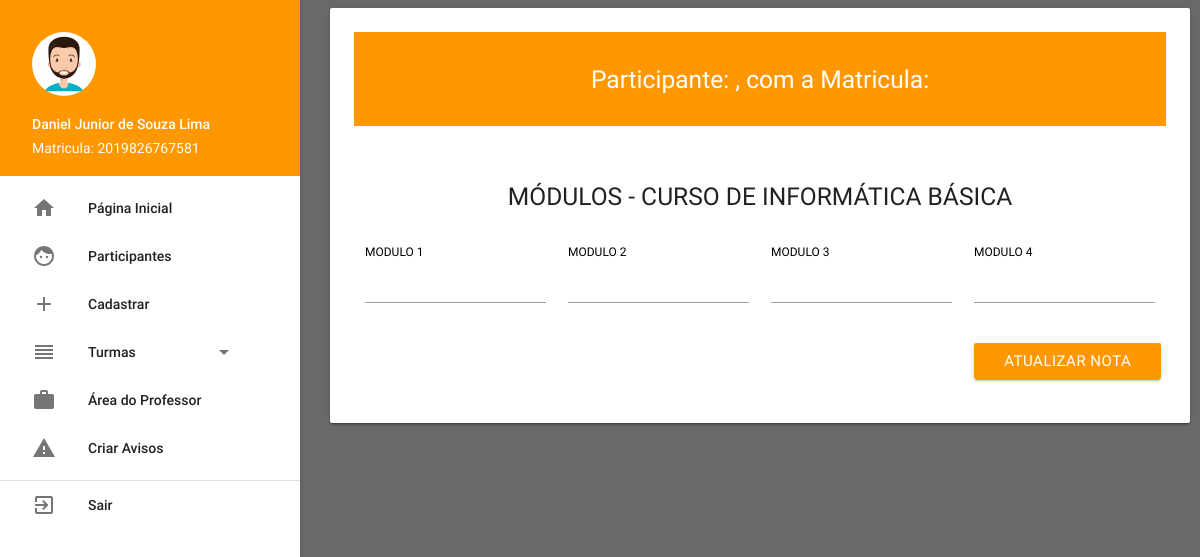
Page /professor/editarnotas/20191 (signed in) on the earlier database version.
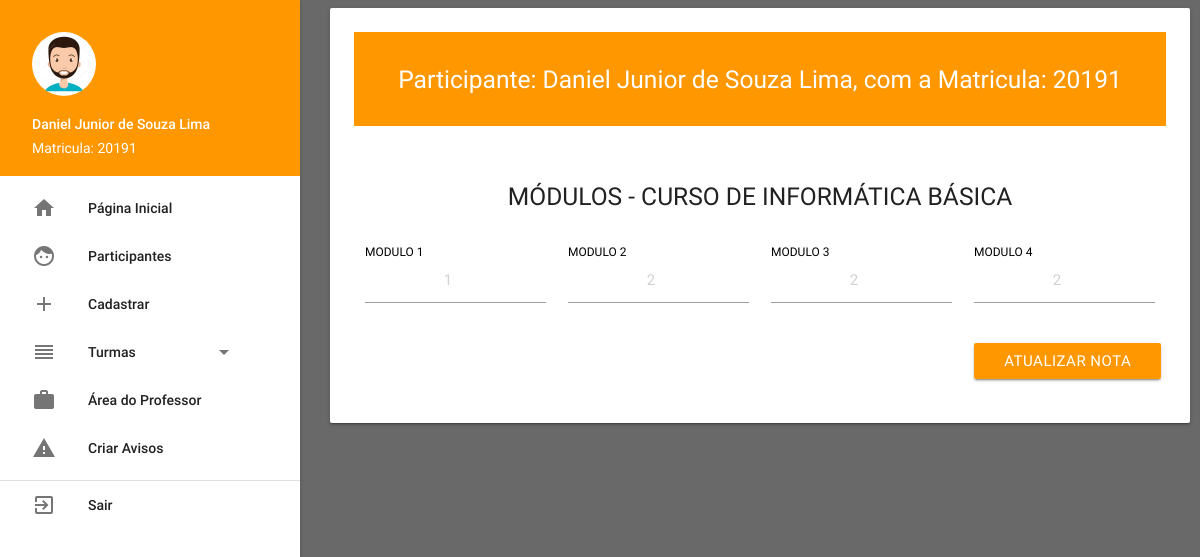
Same page on the later database version.
### tables this page shows
CREATE TABLE `participantes` (
  `id` int(11) NOT NULL,
  `nome_completo` varchar(120) DEFAULT NULL,
  `data_nascimento` varchar(10) DEFAULT NULL,
  `estado_participante` varchar(15) DEFAULT NULL,
  `rg` varchar(12) DEFAULT NULL,
  `cpf` varchar(11) DEFAULT NULL,
  `matricula` varchar(20) DEFAULT NULL,
  `celular` varchar(12) DEFAULT NULL,
  `telefone` varchar(12) DEFAULT NULL,
  `email` varchar(120) DEFAULT NULL,
  `sexo` varchar(15) DEFAULT NULL,
  `turma` varchar(25) DEFAULT NULL,
  `acesso` varchar(10) DEFAULT 'user',
  `senha` varchar(70) DEFAULT NULL,
  `tipo` varchar(12) DEFAULT NULL,
  `numeracao_tipo` varchar(12) DEFAULT NULL
);

CREATE TABLE `notas` (
  `id` int(11) NOT NULL,
  `matricula_participante` varchar(20) DEFAULT NULL,
  `modulo_um` varchar(2) DEFAULT '0',
  `modulo_dois` varchar(2) DEFAULT '0',
  `modulo_tres` varchar(2) DEFAULT '0',
  `modulo_quatro` varchar(2) DEFAULT '0'
);

### App/Controller/professorController.php (called while the page is built, shortened)
<?php
class professorController extends controller
{
    public function editarnotas($matricula)
    {
        $dados = array();
        $professor = new professor();
        $dados['participante'] = $professor->selectedParticipante($matricula);
        $dados['notas'] = $professor->selectdNota($matricula);
        $this->template('professor', 'trocas-notas-participantes', $dados);
    }
}

### Core/core.php (called while the page is built, shortened)
<?php
    class Core{
        public function run(){
            $url = explode('index.php', $_SERVER['PHP_SELF']);
            $url = end($url);
            $params = array();
            if(!empty($url))
            {
                $url = explode('/', $url);
                array_shift($url);
                array_shift($url);
                if (isset($url[0]))
                {
                    $currentAction = $url[0];
                    array_shift($url);
                } else {
                    $currentAction = 'index';
                }
                if(count($url) > 0){
                    $params = $url;
                }
            } else {
                $currentAction = 'index';
                $currentController = 'homeController';
                $params = array();
            }
            $c = new $currentController();
            call_user_func_array(array($c, $currentAction), $params);
        }
    }

### index.php (called while the page is built, shortened)
<?php
    require_once('Core/core.php');
$core = new Core();
$core->run();

### App/Model/model.php (called while the page is built, shortened)
<?php
class model
{
    public function __construct()
    {
        try {
            $this->pdo = new PDO('mysql:host=sql201.byethost.com;port=3306;dbname=b15_22255918_inclusaodigital', 'b15_22255918', '86318162');
        } catch (PDOException $e) {
            echo 'Falhou a conexão com banco de dados (Error: ' . $e->getMessage() . ')';
        }
    }
}

### App/Model/professor.php (called while the page is built, shortened)
<?php
class professor extends model
{
    public function selectedParticipante($matricula)
    {
        $sql = "SELECT * FROM participantes WHERE matricula = '$matricula'";
        $sql = $this->pdo->query($sql);
        if ($sql->rowCount() > 0) {
            return $sql->fetch();
        } else {
            return false;
        }
    }
    public function selectdNota($matriculaParticipante)
    {
        $sql = "SELECT * FROM notas WHERE matricula_participante = '$matriculaParticipante'";
        $sql = $this->pdo->query($sql);
        if ($sql->rowCount() > 0) {
            return $sql->fetch();
        }
    }
}

### App/View/professor/trocas-notas-participantes.php (the view, shortened to what the changed rows need)
<div class="orange">
    <br>
    <h5 class="center-align color-white">Participante: <?php echo $participante['nome_completo']?>, com a Matricula: <?php echo $participante['matricula']?></h5>
    <br>
</div>
<br><br>
<form action="" method="POST">
    <h5 class="center-align">MÓDULOS - CURSO DE INFORMÁTICA BÁSICA</h5>
    <br>
    <div class="row">
        <div class="col s12 m3 l3">
            <div class="input-field">
                <input type="number" class="center-align" name="modulo_um" id="modulo_um" placeholder="<?php echo $notas['modulo_um'];?>">
                <label for="modulo_um">MODULO 1</label>
            </div>
        </div>
        <div class="col s12 m3 l3">
            <div class="input-field">
                <input type="number" class="center-align" name="modulo_dois" id="modulo_dois" placeholder="<?php echo $notas['modulo_dois'];?>">
                <label for="modulo_dois">MODULO 2</label>
            </div>
        </div>
        <div class="col s12 m3 l3">
            <div class="input-field">
                <input type="number" class="center-align" name="modulo_tres" id="modulo_tres" placeholder="<?php echo $notas['modulo_tres'];?>">
                <label for="modulo_tres">MODULO 3</label>
            </div>
        </div>
        <div class="col s12 m3 l3">
            <div class="input-field">
                <input type="number" class="center-align" name="modulo_quatro" id="modulo_quatro" placeholder="<?php echo $notas['modulo_quatro'];?>">
                <label for="modulo_quatro">MODULO 4</label>
            </div>
        </div>
    </div>
    <div class="row">
        <div class="col s12 m4 l4">
        </div>
        <div class="col s12 m2 l2">
        </div>
        <div class="col s12 m3 l3">
        </div>
        <div class="col s12 m3 l3">
            <input class="btn orange" value="Atualizar Nota" type="submit">
        </div>
    </div>
</form>

### App/View/template.php (shortened to what the changed rows need)
<!DOCTYPE html>
<html lang="pt-br">
<head>
    <link type="text/css" rel="stylesheet" href="../../src/css/materialize.css" media="screen,projection"/>
    <link rel="stylesheet" type="text/css" href="../../src/css/style.css"/>
</head>
<body class="">
    <ul id="slide-out" class="side-nav fixed ">
        <li>
        <div class="user-view">
            <a href="#!email"><span class="white-text email">Matricula: <?php echo $_SESSION['matricula'];?></span></a>
        </div>
        </li>
    </ul>
    <div class="card-panel">
        <?php  $this->LoadViewTemplate($viewPaste, $viewName, $viewData);?>
    </div>
</body>
</html>

Differences in the rows shown:
now on this page (row edited): participantes: nome_completo "Daniel Junior de Souza Lima", matricula "20191"
now on this page (row edited): notas: modulo_um "1", modulo_dois "2", modulo_tres "2", modulo_quatro "2"
Other differences:
$_SESSION['matricula']: "2019826767581" → "20191"
